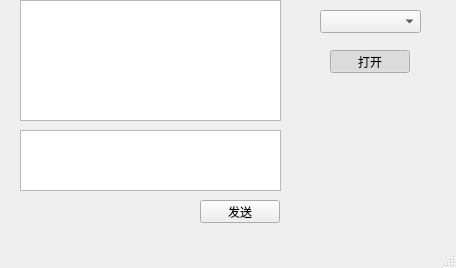
<?xml version="1.0" encoding="UTF-8"?>
<ui version="4.0">
 <class>MainWindow</class>
 <widget class="QMainWindow" name="MainWindow">
  <property name="geometry">
   <rect>
    <x>0</x>
    <y>0</y>
    <width>456</width>
    <height>268</height>
   </rect>
  </property>
  <property name="windowTitle">
   <string>串口助手</string>
  </property>
  <widget class="QWidget" name="centralwidget">
   <widget class="QPushButton" name="pushButton">
    <property name="geometry">
     <rect>
      <x>200</x>
      <y>200</y>
      <width>80</width>
      <height>23</height>
     </rect>
    </property>
    <property name="text">
     <string>发送</string>
    </property>
   </widget>
   <widget class="QTextEdit" name="textEdit">
    <property name="geometry">
     <rect>
      <x>20</x>
      <y>130</y>
      <width>261</width>
      <height>61</height>
     </rect>
    </property>
   </widget>
   <widget class="QTextEdit" name="textEdit_2">
    <property name="geometry">
     <rect>
      <x>20</x>
      <y>0</y>
      <width>261</width>
      <height>121</height>
     </rect>
    </property>
   </widget>
   <widget class="QComboBox" name="comboBox">
    <property name="geometry">
     <rect>
      <x>320</x>
      <y>10</y>
      <width>101</width>
      <height>23</height>
     </rect>
    </property>
   </widget>
   <widget class="QPushButton" name="pushButton_2">
    <property name="geometry">
     <rect>
      <x>330</x>
      <y>50</y>
      <width>80</width>
      <height>23</height>
     </rect>
    </property>
    <property name="text">
     <string>打开</string>
    </property>
    <property name="checkable">
     <bool>true</bool>
    </property>
    <property name="checked">
     <bool>true</bool>
    </property>
   </widget>
  </widget>
  <widget class="QMenuBar" name="menubar">
   <property name="geometry">
    <rect>
     <x>0</x>
     <y>0</y>
     <width>456</width>
     <height>20</height>
    </rect>
   </property>
  </widget>
  <widget class="QStatusBar" name="statusbar"/>
 </widget>
 <tabstops>
  <tabstop>pushButton</tabstop>
  <tabstop>textEdit</tabstop>
  <tabstop>textEdit_2</tabstop>
 </tabstops>
 <resources/>
 <connections/>
</ui>
